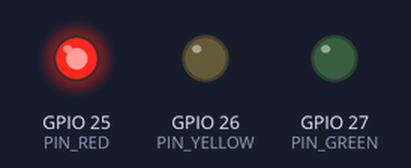
The sketch below on a simulated ESP32. Shown: output pins drawn as LEDs (lit = HIGH). WiFi joins after 1.5 s; servers stay silent unless stated; uploads are accepted with an empty reply; what the sketch prints to the serial monitor is not drawn.

Above: at 17.0 s.
At 34.5 s:
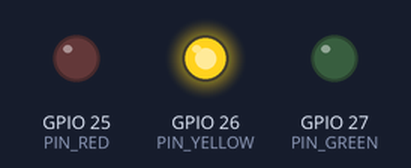
At 49.5 s:
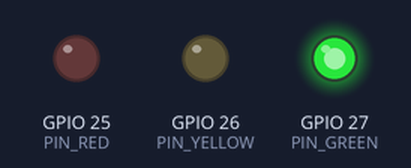
Timing chart, 0 to 80.0 s (numbered marks = the images above):
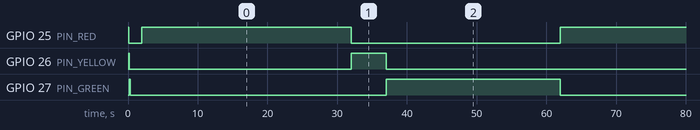

Measured:
- by itself, GPIO 25 (PIN_RED): repeats every 60.0 s: HIGH 30.0 s, LOW 30.0 s
- by itself, GPIO 26 (PIN_YELLOW): goes LOW 31.8 s, HIGH 5.0 s, LOW 55.0 s, HIGH 5.0 s, then LOW
- by itself, GPIO 27 (PIN_GREEN): alternates HIGH for 25.0 s and LOW for 35.9 s

The sketch:

traffic_light_esp32.ino
```cpp
// ================================================================
// ESP32 Traffic Light → Supabase (REST API + polling)
//
// Required Libraries (install via Arduino Library Manager):
//   ArduinoJson  →  by Benoit Blanchon  (v7 recommended)
//   HTTPClient   →  built-in with ESP32 Arduino core
// ================================================================
#include <WiFi.h>
#include <HTTPClient.h>
#include <ArduinoJson.h>

// ----------------------------------------------------------------
// Pin Definitions
// ----------------------------------------------------------------
#define PIN_RED    25   // D2  → RED LED
#define PIN_YELLOW 26   // D4  → YELLOW LED
#define PIN_GREEN  27   // D16 → GREEN LED

// ----------------------------------------------------------------
// WiFi credentials
// ----------------------------------------------------------------
#define WIFI_SSID     "Salalima wifi 4G"
#define WIFI_PASSWORD "salalima424"

// ----------------------------------------------------------------
// Supabase credentials
// ----------------------------------------------------------------
#define SUPA_URL  "https://ikbbrcjgoyjgsxkbfkoz.supabase.co"
#define SUPA_KEY  "eyJhbGciOiJIUzI1NiIsInR5cCI6IkpXVCJ9.eyJpc3MiOiJzdXBhYmFzZSIsInJlZiI6ImlrYmJyY2pnb3lqZ3N4a2Jma296Iiwicm9sZSI6ImFub24iLCJpYXQiOjE3NzU3NjAwNDksImV4cCI6MjA5MTMzNjA0OX0.urcBE2ZBgjgn5jVBNeq4ngMMyJmCsjNDRFi10C3Y9-U"

// Table name in Supabase (singleton row with id=1)
#define SUPA_TABLE "traffic_light"
#define SUPA_ROW   "id=eq.1"

// How often to poll Supabase for commands (ms)
#define POLL_INTERVAL 2000

// ----------------------------------------------------------------
// Traffic light state
// ----------------------------------------------------------------
String        currentSignal = "red";
String        currentMode   = "auto";
int           durRed        = 30;
int           durYellow     = 5;
int           durGreen      = 25;
int           autoPhase     = 0;   // 0=red 1=yellow 2=green
unsigned long phaseStart    = 0;
unsigned long lastPoll      = 0;

String phaseNames[] = {"red", "yellow", "green"};

// ----------------------------------------------------------------
// Set LEDs
// ----------------------------------------------------------------
void applySignal(String signal) {
  digitalWrite(PIN_RED,    signal == "red"    ? HIGH : LOW);
  digitalWrite(PIN_YELLOW, signal == "yellow" ? HIGH : LOW);
  digitalWrite(PIN_GREEN,  signal == "green"  ? HIGH : LOW);
  Serial.println("Signal → " + signal);
}

// ----------------------------------------------------------------
// Auto cycle duration helper
// ----------------------------------------------------------------
int phaseDuration(int phase) {
  if (phase == 0) return durRed;
  if (phase == 1) return durYellow;
  return durGreen;
}

// ----------------------------------------------------------------
// Supabase PATCH — write fields to the singleton row
// ----------------------------------------------------------------
bool supaPatch(String jsonBody) {
  if (WiFi.status() != WL_CONNECTED) return false;

  HTTPClient http;
  String url = String(SUPA_URL) + "/rest/v1/" + SUPA_TABLE + "?" + SUPA_ROW;
  http.begin(url);
  http.addHeader("Content-Type", "application/json");
  http.addHeader("apikey", SUPA_KEY);
  http.addHeader("Authorization", "Bearer " + String(SUPA_KEY));
  http.addHeader("Prefer", "return=minimal");

  int code = http.PATCH(jsonBody);
  bool ok  = (code == 200 || code == 204);
  if (!ok) Serial.println("❌ PATCH error: " + String(code));
  http.end();
  return ok;
}

// ----------------------------------------------------------------
// Supabase GET — read the singleton row, parse JSON into doc
// ----------------------------------------------------------------
bool supaGet(JsonDocument &doc) {
  if (WiFi.status() != WL_CONNECTED) return false;

  HTTPClient http;
  String url = String(SUPA_URL) + "/rest/v1/" + SUPA_TABLE
               + "?" + SUPA_ROW + "&limit=1";
  http.begin(url);
  http.addHeader("apikey", SUPA_KEY);
  http.addHeader("Authorization", "Bearer " + String(SUPA_KEY));
  http.addHeader("Accept", "application/json");

  int code = http.GET();
  if (code != 200) {
    Serial.println("❌ GET error: " + String(code));
    http.end();
    return false;
  }

  String payload = http.getString();
  http.end();

  // Supabase returns an array even for a single row
  JsonDocument arr;
  DeserializationError err = deserializeJson(arr, payload);
  if (err || !arr.is<JsonArray>() || arr.as<JsonArray>().size() == 0) {
    Serial.println("❌ JSON parse error");
    return false;
  }

  doc.set(arr[0]);
  return true;
}

// ================================================================
void setup() {
  Serial.begin(115200);

  pinMode(PIN_RED,    OUTPUT);
  pinMode(PIN_YELLOW, OUTPUT);
  pinMode(PIN_GREEN,  OUTPUT);

  // Boot blink test
  digitalWrite(PIN_RED,    HIGH); delay(100); digitalWrite(PIN_RED,    LOW);
  digitalWrite(PIN_YELLOW, HIGH); delay(100); digitalWrite(PIN_YELLOW, LOW);
  digitalWrite(PIN_GREEN,  HIGH); delay(100); digitalWrite(PIN_GREEN,  LOW);

  // --- Connect to WiFi ---
  Serial.print("Connecting to WiFi");
  WiFi.begin(WIFI_SSID, WIFI_PASSWORD);
  while (WiFi.status() != WL_CONNECTED) {
    delay(500);
    Serial.print(".");
  }
  Serial.println("\nWiFi connected! IP: " + WiFi.localIP().toString());

  // --- Write initial state to Supabase ---
  String initBody = String("{")
    + "\"signal\":\"" + currentSignal + "\","
    + "\"mode\":\"" + currentMode + "\","
    + "\"dur_red\":" + durRed + ","
    + "\"dur_yellow\":" + durYellow + ","
    + "\"dur_green\":" + durGreen + ","
    + "\"esp32_online\":true,"
    + "\"ip\":\"" + WiFi.localIP().toString() + "\","
    + "\"uptime\":0"
    + "}";

  if (supaPatch(initBody)) {
    Serial.println("✅ Supabase init OK");
  } else {
    Serial.println("❌ Supabase init failed — check table/key");
  }

  applySignal(currentSignal);
  phaseStart = millis();
  Serial.println("Traffic Light System Ready!");
}

// ================================================================
void loop() {

  // ── Poll Supabase every POLL_INTERVAL ────────────────────────
  if (millis() - lastPoll >= POLL_INTERVAL) {
    lastPoll = millis();

    JsonDocument row;
    if (supaGet(row)) {
      Serial.println("✅ Supabase poll OK");

      // Read mode
      if (!row["mode"].isNull()) {
        currentMode = row["mode"].as<String>();
      }

      // Read durations
      if (!row["dur_red"].isNull())    durRed    = row["dur_red"].as<int>();
      if (!row["dur_yellow"].isNull()) durYellow = row["dur_yellow"].as<int>();
      if (!row["dur_green"].isNull())  durGreen  = row["dur_green"].as<int>();

      // Apply manual signal
      if (currentMode == "manual" && !row["signal"].isNull()) {
        String demanded = row["signal"].as<String>();
        if (demanded != currentSignal) {
          currentSignal = demanded;
          applySignal(currentSignal);
        }
      }
    } else {
      Serial.println("❌ Supabase poll failed");
    }
  }

  // ── Auto cycle ───────────────────────────────────────────────
  if (currentMode == "auto") {
    if ((millis() - phaseStart) / 1000 >= (unsigned long)phaseDuration(autoPhase)) {
      autoPhase     = (autoPhase + 1) % 3;
      phaseStart    = millis();
      currentSignal = phaseNames[autoPhase];
      applySignal(currentSignal);

      // Push new signal to Supabase
      supaPatch("{\"signal\":\"" + currentSignal + "\"}");
    }
  }

  // ── Heartbeat every 10s ──────────────────────────────────────
  static unsigned long lastHeartbeat = 0;
  if (millis() - lastHeartbeat > 10000) {
    lastHeartbeat = millis();

    String hb = String("{")
      + "\"uptime\":" + (int)(millis() / 1000) + ","
      + "\"esp32_online\":true,"
      + "\"ip\":\"" + WiFi.localIP().toString() + "\""
      + "}";
    supaPatch(hb);
  }

  // ── WiFi watchdog ────────────────────────────────────────────
  if (WiFi.status() != WL_CONNECTED) {
    Serial.println("WiFi lost — reconnecting...");
    WiFi.reconnect();
    delay(3000);
  }
}
```
